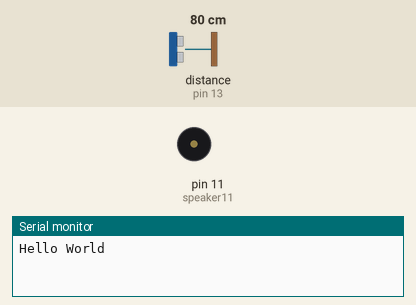
Recording of a sketch running on a simulated Arduino Uno, built with avr-gcc and run on an emulated ATmega328P. Parts: buzzer (waves = sounding), the last lines printed to the serial monitor. Wiring (inferred from the names in the program): ultrasonic range finder: trigger pin 10; echo pin 13. The inputs (shaded band) are chosen by the test bench; at power-on: distance to the obstacle (sensor on pin 13) 80 cm. The echo pulse lasts 58.3 µs per cm.

Above: at 0.01 s.
At 1.8 s:
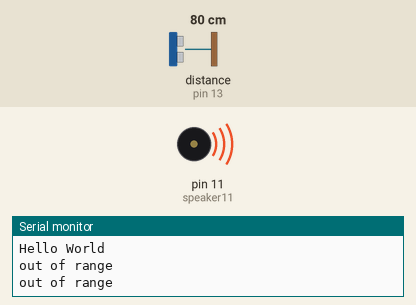
1.9 s: distance to the obstacle (sensor on pin 13) set to 2 cm
4.5 s: distance to the obstacle (sensor on pin 13) set to 9 cm
Timing chart, 0 to 13.6 s (numbered marks = the images above; inputs shaded):
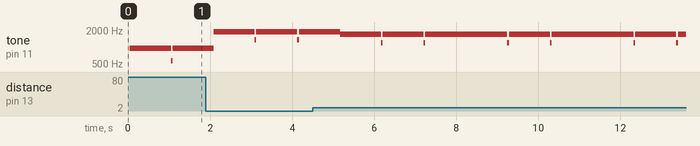

Measured:
- by itself, tone on pin 11 (speaker11): plays 1674 Hz for 1.0 s, 1186 Hz for 0.04 s, 1675 Hz for 1.0 s, 1186 Hz for 0.04 s, 1675 Hz for 2.0 s, 1187 Hz for 0.04 s … (13 notes in this stretch)

The sketch:

theremin2.ino
```cpp
int Trig_pin = 10;
int Echo_pin = 13;
int speaker11 = 11;
long duration;

void setup()
{
 Serial.begin(9600);
 Serial.println("Hello World");

 pinMode(Trig_pin, OUTPUT);
 pinMode(Echo_pin, INPUT);
 pinMode(speaker11, OUTPUT);
}

void loop()
{
  digitalWrite(Trig_pin, LOW);
  delayMicroseconds(2);
  digitalWrite(Trig_pin, HIGH);
  delayMicroseconds(20);
  digitalWrite(Trig_pin, LOW);
  duration = pulseIn(Echo_pin,HIGH);

  //playTone(convertToHertz(duration), 1000);
  playTone(snapToPitch(convertToHertz(duration)), 1000);
  //Serial.println(snapToPitch(convertToHertz(duration)));

  //Serial.println(convertToHertz(duration));
  delay(10);
}

long convertToHertz(long duration)
{
  //Serial.println (map(duration, 256, 2048, 261, 523));
  return map(duration, 256, 2048, 256, 523);
}

long snapToPitch(long init)
{
  String names[] = {"C", "b", "a#", "a", "g#", "g", "f#", "f", "e", "d#", "d", "c#", "c"};
  int tones[] = {262, 277, 294, 311, 330, 349, 370, 392, 415, 440, 466, 494, 523};
  for (int i = 0; i<12; i++)
  {
    if (init <= ((tones[i]+tones[i+1])/2))
   {
     Serial.println(names[i]);
     return tones[i];
   }
  }
  Serial.println("out of range");
  return 523;
}

void playTone(int tone, int duration)
{
 for(long i = 0; i<duration*1000L; i+=tone*2)
 {
   digitalWrite(speaker11, HIGH);
   delayMicroseconds(tone);
   digitalWrite(speaker11, LOW);
   delayMicroseconds(tone);
 }
}
```
